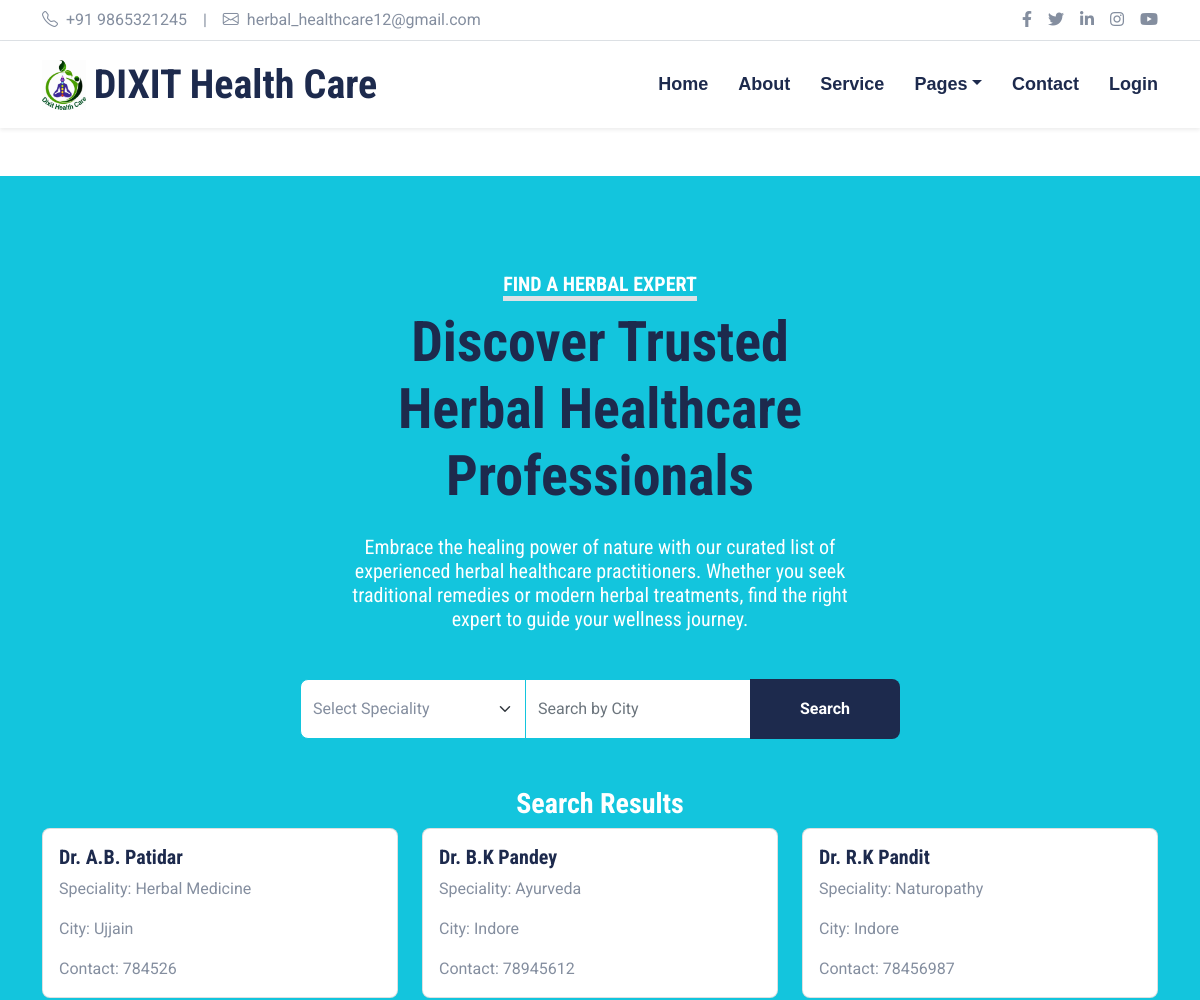
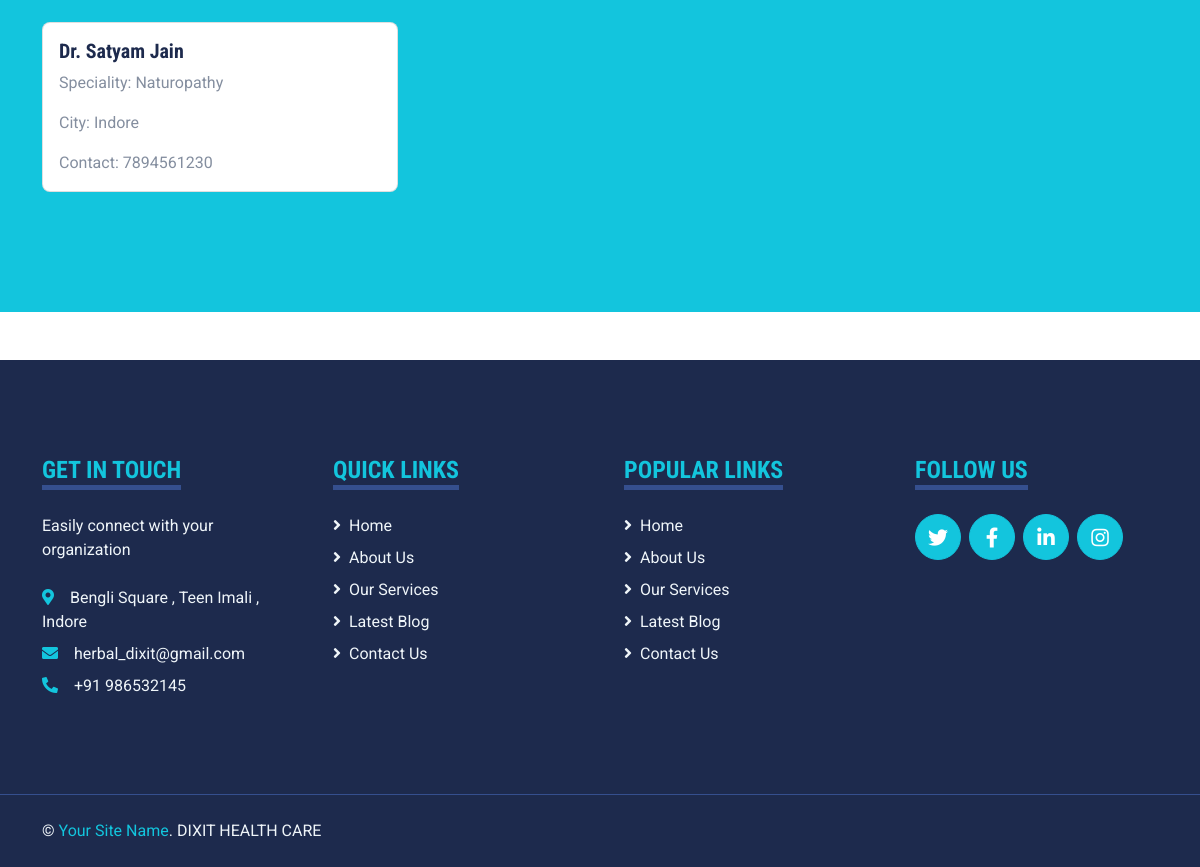
The page /doctorsearch/ on the database its author committed (2 pictures, top to bottom).
### DoctorFind/models.py (models this page shows, shortened)
class Doctor(models.Model):
    SPECIALTIES = [
        ('Ayurveda', 'Ayurveda'),
        ('Herbal Medicine', 'Herbal Medicine'),
        ('Naturopathy', 'Naturopathy'),
    ]
    name = models.CharField(max_length=100)
    speciality = models.CharField(max_length=50, choices=SPECIALTIES)
    city = models.CharField(max_length=100)
    contact_info = models.TextField()

### medi/views.py (the view)
# urls.py: path("doctorsearch/" , views.doctorsearch , name = "doctorsearch"),
def doctorsearch(request):
    doctors = Doctor.objects.all()
    speciality = request.POST.get('speciality')
    city = request.POST.get('city')
    if speciality and speciality != "Select Specialty":
        doctors = doctors.filter(speciality=speciality)
    if city:
        doctors = doctors.filter(city__icontains=city)
    return render(request, "search.html", {'doctors': doctors})

### templates/search.html (shortened to what this page needs)
{% include "header.html" %}
<div class="container-fluid bg-primary my-5 py-5">
    <div class="container py-5">
        <div class="text-center mx-auto mb-5" style="max-width: 500px;">
            <h5 class="d-inline-block text-white text-uppercase border-bottom border-5">Find A Herbal Expert</h5>
            <h1 class="display-4 mb-4">Discover Trusted Herbal Healthcare Professionals</h1>
            <h5 class="text-white fw-normal">Embrace the healing power of nature with our curated list of experienced herbal healthcare practitioners. Whether you seek traditional remedies or modern herbal treatments, find the right expert to guide your wellness journey.</h5>
        </div>
        <div class="mx-auto" style="width: 100%; max-width: 600px;">
            <form method="POST" action="{% url "doctorsearch" %}">
                <div class="input-group">
                    <select name="speciality" class="form-select border-primary w-25" style="height: 60px;">
                        <option selected>Select Speciality</option>
                    </select>
                    <input type="text" name="city" class="form-control border-primary" placeholder="Search by City" style="width: 25%;">
                    <button class="btn btn-dark border-0" style="width: 25%;">Search</button>
                </div>
            </form>
        </div>
        <div class="mt-5">
            <h3 class="text-center text-white">Search Results</h3>
            <div class="row">
                {% for doctor in doctors %}
                <div class="col-lg-4 col-md-6 mb-4">
                    <div class="card">
                        <div class="card-body">
                            <h5 class="card-title">{{ doctor.name }}</h5>
                            <p class="card-text">Speciality: {{ doctor.speciality }}</p>
                            <p class="card-text">City: {{ doctor.city }}</p>
                            <p class="card-text">Contact: {{ doctor.contact_info }}</p>
                        </div>
                    </div>
                </div>
                {% empty %}
                <p class="text-white text-center">No doctors found matching your criteria.</p>
                {% endfor %}
            </div>
        </div>
    </div>
</div>
{% include "footer.html" %}

### static/css/style.css (style rules this page uses)
:root { --primary: #13C5DD; --secondary: #354F8E; --light: #EFF5F9; --dark: #1D2A4D; }
.btn { font-weight: 700; transition: .5s; }

### rows shown on the page
Doctor: name "Dr. A.B. Patidar", speciality "Herbal Medicine", city "Ujjain", contact_info "784526"
Doctor: name "Dr. B.K Pandey", speciality "Ayurveda", city "Indore", contact_info "78945612"
Doctor: name "Dr. R.K Pandit", speciality "Naturopathy", city "Indore", contact_info "78456987"
Doctor: name "Dr. Satyam Jain", speciality "Naturopathy", city "Indore", contact_info "7894561230"
